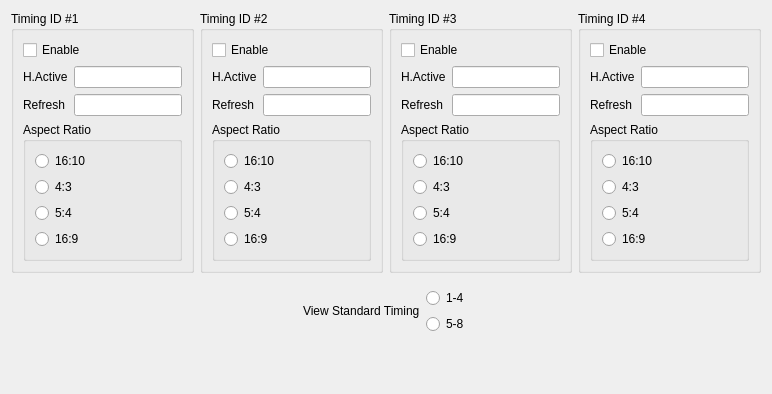
        <widget class="QWidget" name="tab_4">
         <attribute name="title">
          <string>Standard Timings</string>
         </attribute>
         <layout class="QGridLayout" name="gridLayout_8">
          <item row="1" column="0" colspan="4">
           <widget class="QWidget" name="widget" native="true">
            <layout class="QHBoxLayout" name="horizontalLayout_17">
             <item>
              <spacer name="horizontalSpacer_2">
               <property name="orientation">
                <enum>Qt::Horizontal</enum>
               </property>
               <property name="sizeHint" stdset="0">
                <size>
                 <width>164</width>
                 <height>20</height>
                </size>
               </property>
              </spacer>
             </item>
             <item>
              <widget class="QLabel" name="label_29">
               <property name="text">
                <string>View Standard Timing</string>
               </property>
              </widget>
             </item>
             <item>
              <layout class="QVBoxLayout" name="verticalLayout_16">
               <item>
                <widget class="QRadioButton" name="m_pSTimingView1RB">
                 <property name="text">
                  <string>1-4</string>
                 </property>
                </widget>
               </item>
               <item>
                <widget class="QRadioButton" name="m_pSTimingView2RB">
                 <property name="text">
                  <string>5-8</string>
                 </property>
                </widget>
               </item>
              </layout>
             </item>
             <item>
              <spacer name="horizontalSpacer_3">
               <property name="orientation">
                <enum>Qt::Horizontal</enum>
               </property>
               <property name="sizeHint" stdset="0">
                <size>
                 <width>164</width>
                 <height>20</height>
                </size>
               </property>
              </spacer>
             </item>
            </layout>
           </widget>
          </item>
          <item row="0" column="3">
           <widget class="QGroupBox" name="m_pSTiming4GB">
            <property name="title">
             <string>Timing ID #4</string>
            </property>
            <layout class="QVBoxLayout" name="verticalLayout_14">
             <item>
              <widget class="QCheckBox" name="m_pSTimingEnable4CB">
               <property name="text">
                <string>Enable</string>
               </property>
              </widget>
             </item>
             <item>
              <layout class="QGridLayout" name="gridLayout_22">
               <item row="0" column="0">
                <widget class="QLabel" name="label_27">
                 <property name="text">
                  <string>H.Active</string>
                 </property>
                </widget>
               </item>
               <item row="0" column="1">
                <widget class="QLineEdit" name="m_pSTimingActive4LE"/>
               </item>
               <item row="1" column="0">
                <widget class="QLabel" name="label_28">
                 <property name="text">
                  <string>Refresh</string>
                 </property>
                </widget>
               </item>
               <item row="1" column="1">
                <widget class="QLineEdit" name="m_pSTimingRefresh4LE"/>
               </item>
              </layout>
             </item>
             <item>
              <widget class="QGroupBox" name="m_pSTimingRatio4GB">
               <property name="title">
                <string>Aspect Ratio</string>
               </property>
               <layout class="QVBoxLayout" name="verticalLayout_11">
                <item>
                 <widget class="QRadioButton" name="m_pSTimingAspect41RB">
                  <property name="text">
                   <string>16:10</string>
                  </property>
                 </widget>
                </item>
                <item>
                 <widget class="QRadioButton" name="m_pSTimingAspect42RB">
                  <property name="text">
                   <string>4:3</string>
                  </property>
                 </widget>
                </item>
                <item>
                 <widget class="QRadioButton" name="m_pSTimingAspect43RB">
                  <property name="text">
                   <string>5:4</string>
                  </property>
                 </widget>
                </item>
                <item>
                 <widget class="QRadioButton" name="m_pSTimingAspect44RB">
                  <property name="text">
                   <string>16:9</string>
                  </property>
                 </widget>
                </item>
               </layout>
              </widget>
             </item>
            </layout>
           </widget>
          </item>
          <item row="0" column="0">
           <widget class="QGroupBox" name="m_pSTiming1GB">
            <property name="title">
             <string>Timing ID #1</string>
            </property>
            <layout class="QVBoxLayout" name="verticalLayout">
             <item>
              <widget class="QCheckBox" name="m_pSTimingEnable1CB">
               <property name="text">
                <string>Enable</string>
               </property>
              </widget>
             </item>
             <item>
              <layout class="QGridLayout" name="gridLayout_19">
               <item row="0" column="0">
                <widget class="QLabel" name="label_21">
                 <property name="text">
                  <string>H.Active</string>
                 </property>
                </widget>
               </item>
               <item row="0" column="1">
                <widget class="QLineEdit" name="m_pSTimingActive1LE"/>
               </item>
               <item row="1" column="0">
                <widget class="QLabel" name="label_22">
                 <property name="text">
                  <string>Refresh</string>
                 </property>
                </widget>
               </item>
               <item row="1" column="1">
                <widget class="QLineEdit" name="m_pSTimingRefresh1LE"/>
               </item>
              </layout>
             </item>
             <item>
              <widget class="QGroupBox" name="m_pSTimingRatio1GB">
               <property name="title">
                <string>Aspect Ratio</string>
               </property>
               <layout class="QVBoxLayout" name="verticalLayout_8">
                <item>
                 <widget class="QRadioButton" name="m_pSTimingAspect11RB">
                  <property name="text">
                   <string>16:10</string>
                  </property>
                 </widget>
                </item>
                <item>
                 <widget class="QRadioButton" name="m_pSTimingAspect12RB">
                  <property name="text">
                   <string>4:3</string>
                  </property>
                 </widget>
                </item>
                <item>
                 <widget class="QRadioButton" name="m_pSTimingAspect13RB">
                  <property name="text">
                   <string>5:4</string>
                  </property>
                 </widget>
                </item>
                <item>
                 <widget class="QRadioButton" name="m_pSTimingAspect14RB">
                  <property name="text">
                   <string>16:9</string>
                  </property>
                 </widget>
                </item>
               </layout>
              </widget>
             </item>
            </layout>
           </widget>
          </item>
          <item row="0" column="2">
           <widget class="QGroupBox" name="m_pSTiming3GB">
            <property name="title">
             <string>Timing ID #3</string>
            </property>
            <layout class="QVBoxLayout" name="verticalLayout_13">
             <item>
              <widget class="QCheckBox" name="m_pSTimingEnable3CB">
               <property name="text">
                <string>Enable</string>
               </property>
              </widget>
             </item>
             <item>
              <layout class="QGridLayout" name="gridLayout_21">
               <item row="0" column="0">
                <widget class="QLabel" name="label_23">
                 <property name="text">
                  <string>H.Active</string>
                 </property>
                </widget>
               </item>
               <item row="0" column="1">
                <widget class="QLineEdit" name="m_pSTimingActive3LE"/>
               </item>
               <item row="1" column="0">
                <widget class="QLabel" name="label_24">
                 <property name="text">
                  <string>Refresh</string>
                 </property>
                </widget>
               </item>
               <item row="1" column="1">
                <widget class="QLineEdit" name="m_pSTimingRefresh3LE"/>
               </item>
              </layout>
             </item>
             <item>
              <widget class="QGroupBox" name="m_pSTimingRatio3GB">
               <property name="title">
                <string>Aspect Ratio</string>
               </property>
               <layout class="QVBoxLayout" name="verticalLayout_9">
                <item>
                 <widget class="QRadioButton" name="m_pSTimingAspect31RB">
                  <property name="text">
                   <string>16:10</string>
                  </property>
                 </widget>
                </item>
                <item>
                 <widget class="QRadioButton" name="m_pSTimingAspect32RB">
                  <property name="text">
                   <string>4:3</string>
                  </property>
                 </widget>
                </item>
                <item>
                 <widget class="QRadioButton" name="m_pSTimingAspect33RB">
                  <property name="text">
                   <string>5:4</string>
                  </property>
                 </widget>
                </item>
                <item>
                 <widget class="QRadioButton" name="m_pSTimingAspect34RB">
                  <property name="text">
                   <string>16:9</string>
                  </property>
                 </widget>
                </item>
               </layout>
              </widget>
             </item>
            </layout>
           </widget>
          </item>
          <item row="0" column="1">
           <widget class="QGroupBox" name="m_pSTiming2GB">
            <property name="title">
             <string>Timing ID #2</string>
            </property>
            <layout class="QVBoxLayout" name="verticalLayout_12">
             <item>
              <widget class="QCheckBox" name="m_pSTimingEnable2CB">
               <property name="text">
                <string>Enable</string>
               </property>
              </widget>
             </item>
             <item>
              <layout class="QGridLayout" name="gridLayout_20">
               <item row="0" column="0">
                <widget class="QLabel" name="label_25">
                 <property name="text">
                  <string>H.Active</string>
                 </property>
                </widget>
               </item>
               <item row="0" column="1">
                <widget class="QLineEdit" name="m_pSTimingActive2LE"/>
               </item>
               <item row="1" column="0">
                <widget class="QLabel" name="label_26">
                 <property name="text">
                  <string>Refresh</string>
                 </property>
                </widget>
               </item>
               <item row="1" column="1">
                <widget class="QLineEdit" name="m_pSTimingRefresh2LE"/>
               </item>
              </layout>
             </item>
             <item>
              <widget class="QGroupBox" name="m_pSTimingRatio2GB">
               <property name="title">
                <string>Aspect Ratio</string>
               </property>
               <layout class="QVBoxLayout" name="verticalLayout_10">
                <item>
                 <widget class="QRadioButton" name="m_pSTimingAspect21RB">
                  <property name="text">
                   <string>16:10</string>
                  </property>
                 </widget>
                </item>
                <item>
                 <widget class="QRadioButton" name="m_pSTimingAspect22RB">
                  <property name="text">
                   <string>4:3</string>
                  </property>
                 </widget>
                </item>
                <item>
                 <widget class="QRadioButton" name="m_pSTimingAspect23RB">
                  <property name="text">
                   <string>5:4</string>
                  </property>
                 </widget>
                </item>
                <item>
                 <widget class="QRadioButton" name="m_pSTimingAspect24RB">
                  <property name="text">
                   <string>16:9</string>
                  </property>
                 </widget>
                </item>
               </layout>
              </widget>
             </item>
            </layout>
           </widget>
          </item>
          <item row="2" column="0" colspan="4">
           <spacer name="verticalSpacer_8">
            <property name="orientation">
             <enum>Qt::Vertical</enum>
            </property>
            <property name="sizeHint" stdset="0">
             <size>
              <width>20</width>
              <height>40</height>
             </size>
            </property>
           </spacer>
          </item>
         </layout>
        </widget>
